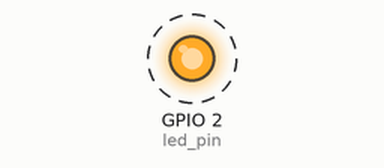
Simulated run of this program. Board: ESP32. Parts: output pins drawn as LEDs (lit = HIGH). Dashed ring = blinking.

Above: at 0.5 s.
Timing chart, 0 to 4.6 s (numbered marks = the images above):
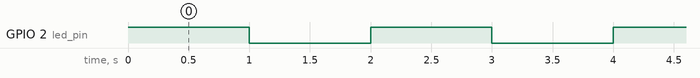

Measured:
- by itself, GPIO 2 (led_pin): alternates HIGH for 1.0 s and LOW for 1.0 s

The program:

main.cpp
```cpp
#include <Arduino.h>

#define led_pin 2
// put function declarations here:
int myFunction(int, int);

void setup() {
  // put your setup code here, to run once:

  // int result = myFunction(2, 3);

  pinMode(led_pin, OUTPUT);
}

void loop() {
  // put your main code here, to run repeatedly:
  digitalWrite(led_pin, HIGH);
  delay(1000);
  digitalWrite(led_pin, LOW);
  delay(1000);
}

// put function definitions here:
int myFunction(int x, int y) {
  return x + y;
}
```
